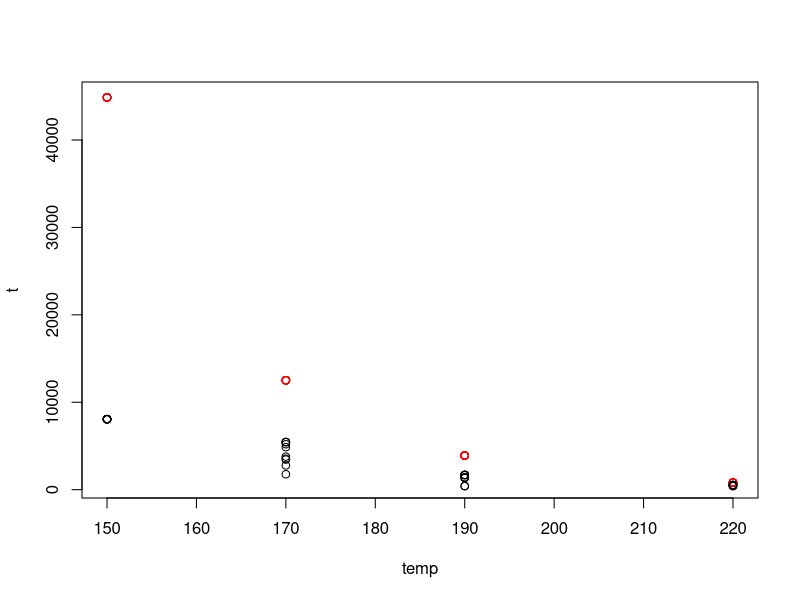

This figure's R source:
#fully observed lifetime
tobs<-c(1764, 2772, 3444, 3542, 3780, 4860, 5196, 408, 408, 1344, 1344, 1440, 408, 408, 504, 504, 504)
#censored lifetime observations
tcens<-c(8064, 8064, 8064, 8064, 8064, 8064, 8064, 8064, 8064, 8064, 5448, 5448, 5448, 1680, 1680, 1680, 1680, 1680, 528, 528, 528, 528, 528)
#full vector of lifetime observations
t<-c(tobs,tcens)
#temperatures pertaining to observed lifetimes
tempobs<-c(170, 170, 170, 170, 170, 170, 170, 190, 190, 190, 190, 190, 220, 220, 220, 220, 220)
#temperatures pertaining to censored lifetimes
tempcens<-c(150, 150, 150, 150, 150, 150, 150, 150, 150, 150, 170, 170, 170, 190, 190, 190, 190, 190, 220, 220, 220, 220, 220)
#full vector of temperature observations
temp<-c(tempobs,tempcens)
#applying the necessary transformations for the regression model
logtobs<-log(tobs)
logtcens<-log(tcens)
logt<-c(logtobs, logtcens)
vobs<-1000/(273.2+tempobs)
vcens<-1000/(273.2+tempcens)
v<-c(vobs,vcens)
#
lmobject<-lm(logt~v)
lmobject$coefficients[1]
#initial theta
beta0star<-lmobject$coefficients[1]
beta1star<-lmobject$coefficients[2]
sigmastar<-2
thetastar<-c(beta0star,beta1star,sigmastar)
print(thetastar)
#defining sample size
n<-40
for (i in 1:100){
  #evaluating mu_i's and H_i's 
  mu<-thetastar[1]+thetastar[2]*vcens
  x<-(logtcens-mu)/thetastar[3]
  H<-dnorm(x)/(1-pnorm(x))
  #evaluation E[Z] and E[Z^2] (expectation step)
  m1<-mu+sigmastar*H
  m2<-(mu^2)+(sigmastar^2)+sigmastar*(logtcens+mu)*H
  #defining the function -E[log(theta|Y,Z)]
  #expected negative loglikelihood
  lmin<-function(theta) n*log(theta[3])+sum(logtobs^2)*(0.5*(theta[3]^-2))+17*(0.5*(theta[1]^2)*(theta[3]^-2))+sum(vobs^2)*(0.5*(theta[2]^2)*(theta[3]^-2))-sum(logtobs)*(theta[1]*(theta[3]^-2))-sum(logtobs*vobs)*(theta[2]*(theta[3]^-2))+sum(vobs)*(theta[1]*theta[2]*(theta[3]^-2))+(23/2)*((theta[1]/theta[3])^2)+sum(vcens^2)*(0.5*((theta[2]/theta[3])^2))+sum(vcens)*(theta[1]*theta[2]*(theta[3]^-2))+sum(m2)*(0.5*(theta[3]^-2))-sum(m1)*(theta[1]*(theta[3]^-2))-sum(m1*vcens)*(theta[2]*(theta[3]^-2))
  #minimizing the expected negative loglikelihood
  thetastar<-optim(thetastar,lmin, method='Nelder-Mead')$par
  print(thetastar)
}
finaltheta<-thetastar
finaltheta

plot(temp,exp(finaltheta[1]+finaltheta[2]*(1000/(273.2+temp))),col='red',ylab='t')
points(temp,t)
